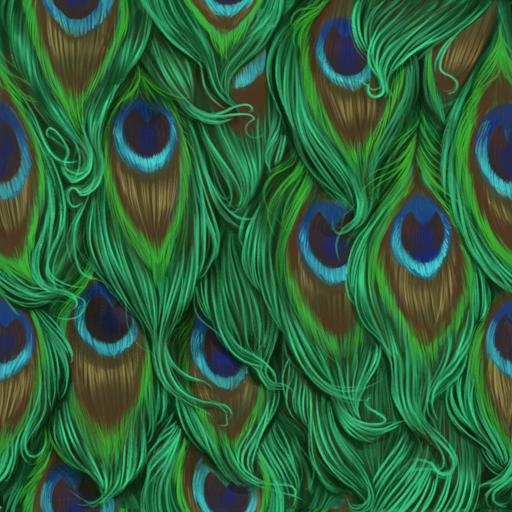
//> input picture Pyramid/peacock.jpg, 1024 x 1024 px (shown at 1/2 size)
$ ./example peacock.jpg   (built with g++ and OpenCV 4)
//> lines starting //> are read from the running program, lines starting //| are printed output that depends on the picture
#include <iostream>
#include <iterator>
#include <opencv2/opencv.hpp>
//
#define ONESIXTEEN 0.0625f;
#define ONEEIGTH 0.125f;
#define ONEFOURTH 0.25f;
#define ONE 1.0f;
#define TWENTYFOURSIXTEEN 1.5f;
#define THRITYSIXSIXTEEN 2.25f;


using namespace cv;

void DownSamplingImage( Mat &m_OriginalImage, Mat &m_SampledImage )
{
  int col = 0;
  int row = 0;
  int halt;
  int m_Size = m_SampledImage.size( ).width;
  std::cout << "Creating an Image of " << m_Size << " x " << m_Size << std::endl;
  MatIterator_< Vec3b > it, end, it_SS, end_SS;

  it = m_OriginalImage.begin< Vec3b >( );
  end = m_OriginalImage.end< Vec3b >( );
  it_SS = m_SampledImage.begin< Vec3b >( );
  end_SS = m_SampledImage.end< Vec3b >( );

  while( it != end && it_SS != end_SS )
  {
    if( col > m_Size )
    {
      col = 0;
      row++;
    }
    if( row % 2 == 0 )
    {
      std::cout << "Skipping row #" << row << " To: "<< m_Size<< std::endl;
      std::next( it, m_Size );
      col = 0;
      row++;
      continue;
    }
    else
    {
      it++;
    }
    if( col % 2 != 0)
    {
      (*it_SS)[ 0 ] = (*it)[ 0 ];
  	  (*it_SS)[ 1 ] = (*it)[ 1 ];
  	  (*it_SS)[ 2 ] = (*it)[ 2 ];
      it_SS++;
    }
    col++;
  }
// [17 lines of commented-out code are left out]
}


void PyramidDown( Mat &m_OriginalImage, Mat &m_GaussianKernel, std::string basename )
{
  int i = 3;
  Mat m_TreatmentImage = m_OriginalImage;
  while( i > 0)
  {
    std::cout << "Creating " + std::to_string( i ) << " image.\n";
    Mat m_MiddleImage = Mat::zeros( m_TreatmentImage.size( ).width, m_TreatmentImage.size( ).height, CV_8UC3);
    GaussianBlur( m_OriginalImage, m_MiddleImage, m_GaussianKernel.size( ), 0.85d );
    imwrite( basename + "_GaussianBlurNormal" + std::to_string( i ) + ".png", m_MiddleImage );
    Mat m_DownSampled = Mat::zeros( m_TreatmentImage.size( ).width / 2, m_TreatmentImage.size( ).height / 2, CV_8UC3);
    DownSamplingImage( m_MiddleImage, m_DownSampled );
    imwrite( basename + "_GaussianBlur" + std::to_string( i ) + ".png", m_DownSampled );
    m_TreatmentImage = m_DownSampled;
    i--;

  }

}

int main(int argc, char** argv )
{
  // Get command line arguments
  if ( argc < 2 )
  {
  	std::cerr << "Usage: " << argv[ 0 ] << " image_file" << std::endl;
    return( -1 );

  } // fi

  // Review given command line arguments
  std::cout << "-------------------------" << std::endl;
  for( int a = 0; a < argc; a++ )
    std::cout << argv[ a ] << std::endl;
  std::cout << "-------------------------" << std::endl;

  // Read an image
  Mat image;
  Mat m_DestOriginal;
  Mat m_BlurRedC;
  Mat m_BlurGreenC;
  Mat m_BlurBlueC;
  Mat m_BlurRedSS1;
  Mat m_BlurBlueSS1;
  Mat m_BlurGreenSS1;

  image = imread( argv[1], 1 );
//> image is the input picture: 1024 rows x 1024 cols, CV_8UC3; mean B, G, R 59, 97.3, 44.2

  if ( !image.data )
  {
    std::cerr << "Error: No image data" << std::endl;
    return( -1);

  } // fi

   // Write results
  std::stringstream ss( argv[ 1 ] );
  std::string basename;
  getline( ss, basename, '.' );
//> basename = "peacock"

  // Create color channel images
  // red channel
  Mat rImg = Mat::zeros( image.size( ), CV_8UC3 );
  Mat m_TestImgBlr = Mat::zeros( image.size( ), CV_8UC3);
  Mat m_TestImgSS1 = Mat::zeros( image.size().width / 2 ,image.size().height / 2, CV_8UC3);
  m_BlurRedC = Mat::zeros( image.size( ), CV_8UC3 );
  m_BlurRedSS1 = Mat::zeros( image.size().width / 2 ,image.size().height / 2, CV_8UC3 );
  //std::cout << "Subsample Size: w:" << image.size( ).width / 2 << " h:" << image.size( ).height / 2 << std::endl;
  // green channel
  Mat gImg = Mat::zeros( image.size( ), CV_8UC3 );
  m_BlurGreenC = Mat::zeros( image.size( ), CV_8UC3 );
  m_BlurGreenSS1 = Mat::zeros( image.size().width / 2 ,image.size().height / 2, CV_8UC3 );
  // blue channel
  Mat bImg = Mat::zeros( image.size( ), CV_8UC3 );
  m_BlurBlueC = Mat::zeros( image.size( ), CV_8UC3 );
  m_BlurBlueSS1 = Mat::zeros( image.size().width / 2 ,image.size().height / 2, CV_8UC3 );
  // composite image (RGB)
  Mat rgbImg = Mat::zeros( image.size( ), CV_8UC3 );

  //Create Gaussian Kernel
  Mat m_GaussianKernel;
  int m_KernelSize = 3;
  int m_DDepth = -1;
  int m_Delta = 0;
  Point m_Anchor;
  m_Anchor = Point( 1, 1 );
  m_GaussianKernel = Mat::ones( m_KernelSize, m_KernelSize, CV_8UC3 );
  m_GaussianKernel.at<float>(0,0) = ONESIXTEEN;
  m_GaussianKernel.at<float>(0,1) = ONEEIGTH;
  m_GaussianKernel.at<float>(0,2) = ONESIXTEEN;
  m_GaussianKernel.at<float>(1,0) = ONEEIGTH;
  m_GaussianKernel.at<float>(1,1) = ONEFOURTH;
  m_GaussianKernel.at<float>(1,2) = ONEEIGTH;
  m_GaussianKernel.at<float>(2,0) = ONESIXTEEN;
  m_GaussianKernel.at<float>(2,1) = ONEEIGTH;
  m_GaussianKernel.at<float>(2,2) = ONESIXTEEN;


  // [5 lines of commented-out code are left out]
  GaussianBlur( image, m_TestImgBlr, m_GaussianKernel.size( ), 0.85d );
  PyramidDown( image, m_GaussianKernel, basename );
//> the loop in PyramidDown, `while( i > 0)` made 3 passes
//> pass 1, in PyramidDown, `DownSamplingImage( m_MiddleImage, m_DownSampled );`:
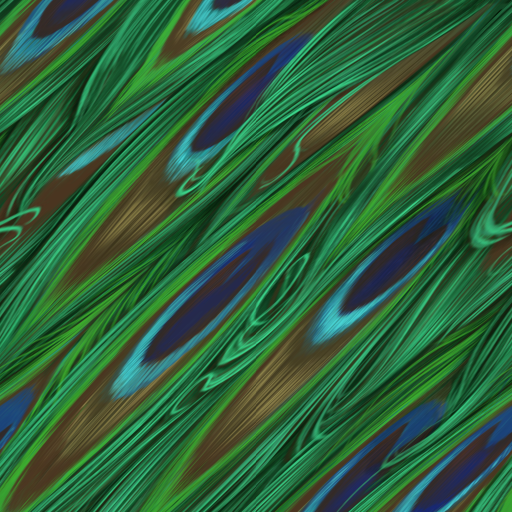
//> m_DownSampled: 512 rows x 512 cols, CV_8UC3; mean B, G, R 58.8, 96.6, 46
//> pass 2, in PyramidDown, `DownSamplingImage( m_MiddleImage, m_DownSampled );`:
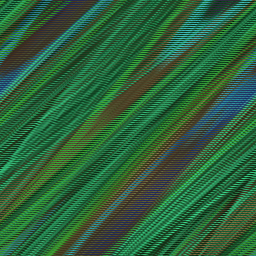
//> m_DownSampled: 256 rows x 256 cols, CV_8UC3; mean B, G, R 59.1, 97.5, 45.5
//> pass 3, in PyramidDown, `DownSamplingImage( m_MiddleImage, m_DownSampled );`:
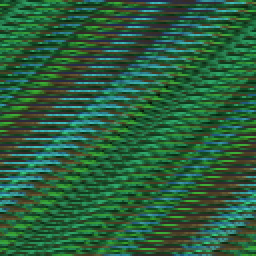
//> m_DownSampled: 128 rows x 128 cols, CV_8UC3 (shown 2 times larger); mean B, G, R 60.5, 94.2, 42.4
//> after the loop in PyramidDown, `while( i > 0)`: i = 0

  //First Laplacian Matrix UP !!!!!!!!!!!!!!!!!!!!!!!!!!!!!!!!
  //Declare the Laplacian Matrix
  Mat m_Laplaciana1;
  m_Laplaciana1= Mat::zeros( image.size( ), CV_8UC3);
  //Declare the iterators for the blurred matrix, the laplacian matrix and the original
  MatIterator_< Vec3b > it_BL, end_BL, it_LP, end_LP, it, end ;
  //Initialize iterators
  it_BL = m_TestImgBlr.begin < Vec3b >();
  end_BL = m_TestImgBlr.end < Vec3b >();
  it_LP = m_Laplaciana1.begin < Vec3b >();
  end_LP = m_Laplaciana1.end < Vec3b >();
  it = image.begin < Vec3b >();
  end = image.end < Vec3b >();
  //Laplacian Matrix = Original Matrix - Blurred Matrix
  for( ;it!= end, it_BL!= end_BL, it_LP!= end_LP; it++, it_BL++, it_LP++){
    (*it_LP)[0]=(*it)[0]-(*it_BL)[0];
    (*it_LP)[1]=(*it)[1]-(*it_BL)[1];
    (*it_LP)[2]=(*it)[2]-(*it_BL)[2];
  } // rof
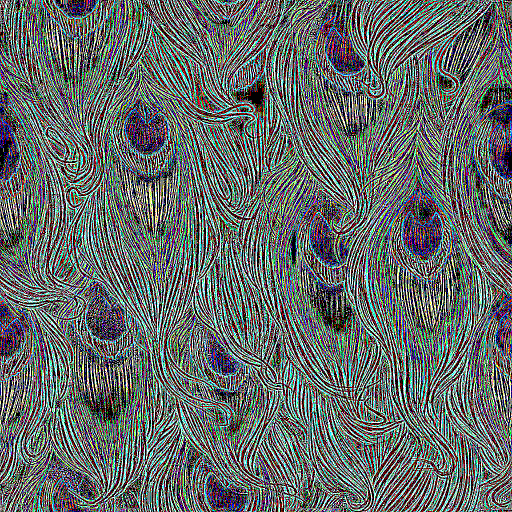
//> m_Laplaciana1: 1024 rows x 1024 cols, CV_8UC3 (shown at 1/2 size); mean B, G, R 104.8, 106.9, 99.8

  // [29 lines of commented-out code are left out]
  MatIterator_< Vec3b > it_SS, end_SS;
  it = m_TestImgBlr.begin< Vec3b >( );
  end = m_TestImgBlr.end< Vec3b >( );
  it_SS = m_TestImgSS1.begin< Vec3b >( );
  end_SS = m_TestImgSS1.end< Vec3b >( );
  int col =0;
  int row =0;
  for(  ; it != end, it_SS != end_SS; ++it)
  {
    if(col>1023){
      row ++;
      col=0;
    }
    if((col%2!=0)&&(row%2!=0)){
      (*it_SS)[0] = (*it)[0];
  	  (*it_SS)[1] = (*it)[1];
  	  (*it_SS)[2] = (*it)[2];
      it_SS++;
    }
    col ++;
  } // rof
//> this loop made 1048576 passes
//> row on pass 1025: 1
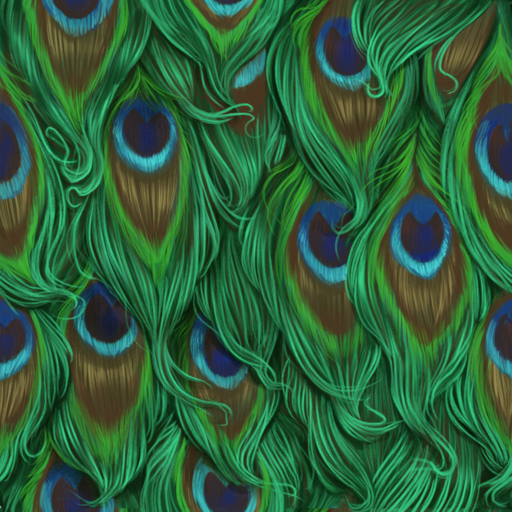
//> m_TestImgSS1: 512 rows x 512 cols, CV_8UC3; mean B, G, R 59.1, 97.3, 44.2
//> after the loop, row = 1023; col = 1024
  // First Sampling Down (más grande)!!!!!!!!!!!!!!!!!!!!!!!
  //Declare Sampling Down Matrix (2048x2048)
  Mat m_TestImgDS1 = Mat::zeros( image.size().width * 2 ,image.size().height * 2, CV_8UC3);
  //Declare UpSampe Iterators
  MatIterator_< Vec3b > it_DS, end_DS;
  it=image.begin < Vec3b >();
  end=image.end < Vec3b >();
  it_DS=m_TestImgDS1.begin < Vec3b >();
  end_DS=m_TestImgDS1.end < Vec3b >();
  //Fill the even rows and cols with 0
  col=0;
  row=0;
  for(  ; it != end, it_DS != end_DS; ++it_DS){
      if(col>2047){
        row++;
        col=0;
      }
      if((col%2!=0)&&(row%2!=0)){
        (*it_DS)[0]=(*it)[0];
        (*it_DS)[1]=(*it)[1];
        (*it_DS)[2]=(*it)[2];
        it++;
      }else{
        (*it_DS)[0]=0;
        (*it_DS)[1]=0;
        (*it_DS)[2]=0;
      }
      col++;
  } //rof
//> this loop made 4194304 passes
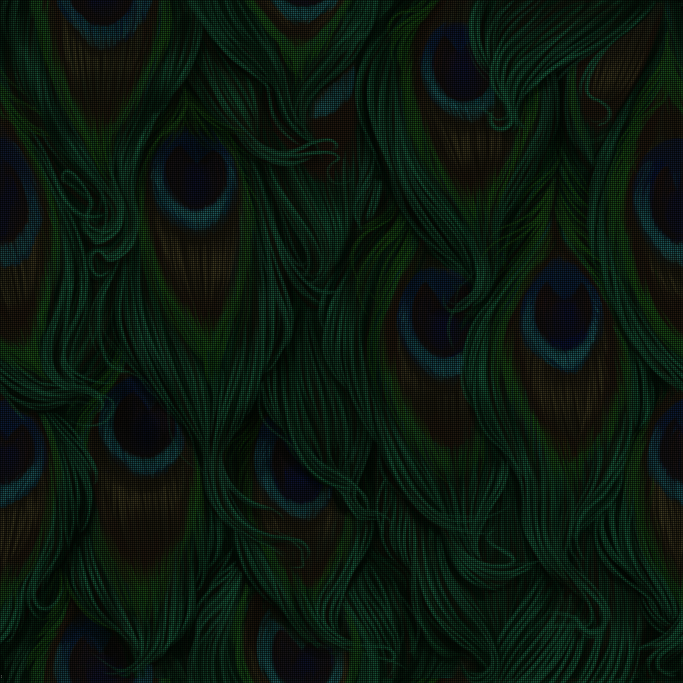
//> m_TestImgDS1: 2048 rows x 2048 cols, CV_8UC3 (shown at 1/3 size); mean B, G, R 14.8, 24.3, 11
//> after the loop, row = 2047; col = 2048


  //GaussianBlur Down 1!!!!!!!!!!!!!!!!!!!!!!!!!!!!!!!!!!!!!!!!!!!!!
  //Declare GaussianBlur Down Matrix (2048x2048)
  Mat m_TestImgDBl1;
  m_TestImgDBl1= Mat::zeros( m_TestImgDS1.size( ), CV_8UC3);
  //Call convolution function
  GaussianBlur( m_TestImgDS1, m_TestImgDBl1, m_GaussianKernel.size( ), 0.85d );

  //Laplacian Down 1!!!!!!!!!!!!!!!!!!!!!!!!!!!!!!!!!!!!!!!!!!!!!!!!
  //Declare first Down Laplacian Matrix (2048x2048)
  Mat m_DLaplacian1;
  m_DLaplacian1 = Mat::zeros( m_TestImgDS1.size( ), CV_8UC3);
  //Declare iterators
  MatIterator_< Vec3b > it_DLP, end_DLP, it_DBL, end_DBL;
  it_DS = m_TestImgDS1.begin< Vec3b >();
  end_DS = m_TestImgDS1.end< Vec3b >();
  it_DLP = m_DLaplacian1.begin< Vec3b >();
  end_DLP = m_DLaplacian1.end< Vec3b >();
  it_DBL = m_TestImgDBl1.begin< Vec3b >();
  end_DBL = m_TestImgDBl1.end< Vec3b >();
  //Down Laplacian Matrix = First Down Sampled Matrix - GaussianBlur Down Matrix
  for( ;it_DS!= end_DS, it_DBL!= end_DBL, it_DLP!= end_DLP; it_DS++, it_DBL++, it_DLP++){
    (*it_DLP)[0]=(*it_DS)[0]-(*it_DBL)[0];
    (*it_DLP)[1]=(*it_DS)[1]-(*it_DBL)[1];
    (*it_DLP)[2]=(*it_DS)[2]-(*it_DBL)[2];
  } // rof
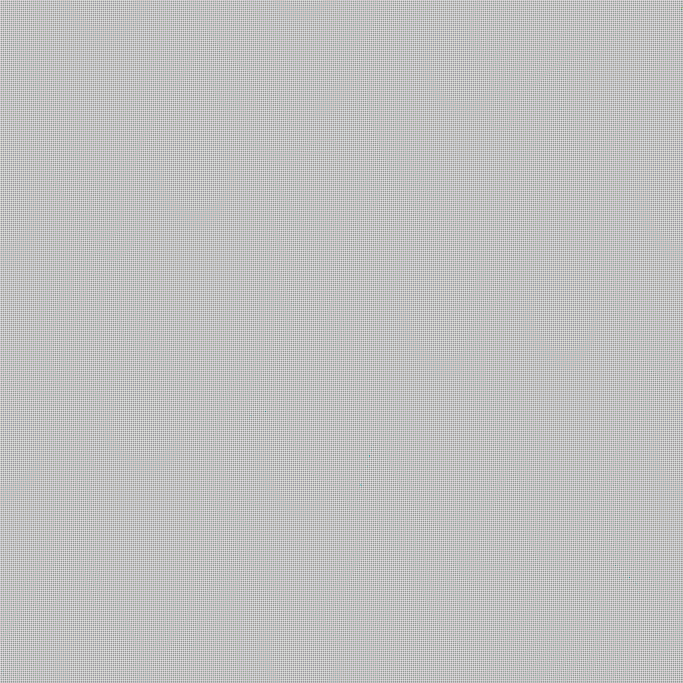
//> m_DLaplacian1: 2048 rows x 2048 cols, CV_8UC3 (shown at 1/3 size); mean B, G, R 191.9, 191.9, 191.9


  // [13 lines of commented-out code are left out]

  imwrite( basename + "_GAussianSS1.png", m_TestImgSS1 ); //Up Sample 1
  imwrite( basename + "_GAussian1.png", m_TestImgBlr ); //Up Blur 1
  imwrite( basename + "_Laplacian1.png", m_Laplaciana1); //UpLaplacian 1
  imwrite( basename + "_OrigninalDS1.png", m_TestImgDS1); //DownSample 1
  imwrite( basename + "_GaussianD1.png", m_TestImgDBl1); // Blur DownSample 1
  imwrite( basename + "_DLaplacian1.png", m_DLaplacian1); // DownLaplacian 1
  return( 0 );
}

// eof - 01_color_channels.cxx
